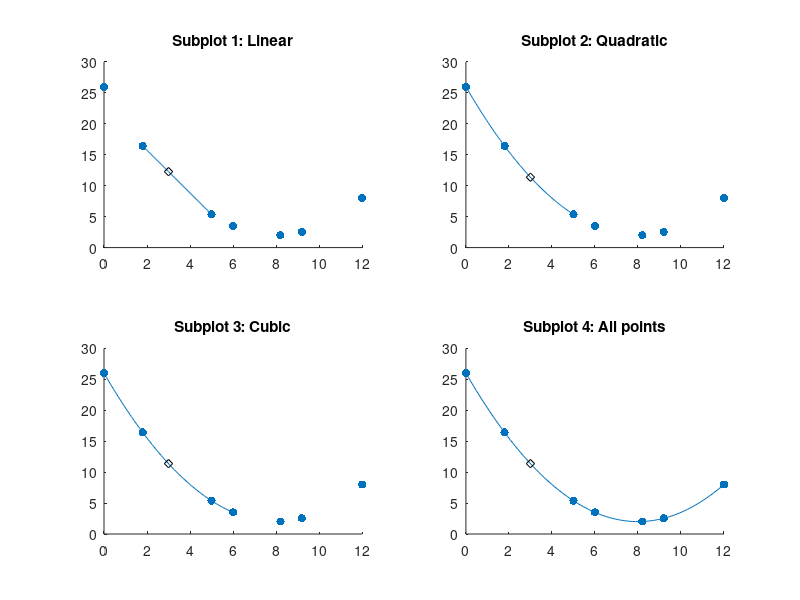

Reproduce this figure in MATLAB.
% 1 4 5 7 8 -Done- -> 2/3
%{
Find an interpolating polynomial using matrices to 
determine y at x = 3. Try linear,quadratic, and cubic 
polynomials between appropriate data points first, 
then try apolynomial that interpolates the entire 
data set. Make one plot with the data alongwith the 
4 interpolating polynomials, then another plot with 
degree of interpolatingpolynomial on the horizontal axis 
and the estimated value of y at x = 3 on thevertical axis.
%}
clear;clc;
x = [0 1.8 5 6 8.2 9.2 12];
y = [26 16.415 5.375 3.5 2.015 2.54 8];  
clf;

%Linear : 2 unknowns : p1x + p2
Alinear = x(2:3)';
xx = linspace(min(Alinear), max(Alinear));
Alinear = [Alinear'; 1 1]';
Blinear = y(2:3)';
plinear = Alinear\Blinear;
y_ans_linear = polyval(plinear, 3);
subplot(2,2,1);
hold on;
scatter(x, y, 'filled');
plot(xx, polyval(plinear, xx));
plot(3, y_ans_linear, 'dk');
title('Subplot 1: Linear')

%Quadratic : 3 unknowns : p1x^2 + p2x + p3
Aquad = x(1:3)';
xx = linspace (min(Aquad), max(Aquad));
Aquad = [(Aquad.^2)';Aquad'; 1 1 1]';
%or Aquad = [Aquad.^2 Aquad ones(3,1)]
Bquad = y(1:3)';
pquad = Aquad\Bquad;
y_ans_quad = polyval(pquad, 3);
subplot(2,2,2);
hold on;
scatter(x, y, 'filled');
plot(xx, polyval(pquad, xx));
plot(3, y_ans_quad, 'dk');
title('Subplot 2: Quadratic')

%Cubic : 4 unknowns : p1x^3 + p2x^2 + p3x + p4
Acub = x(1:4)';
xx = linspace (min(Acub), max(Acub));
Acub = [Acub.^3 Acub.^2 Acub ones(4,1)];
Bcub = y(1:4)';
pcub = Acub\Bcub;
y_ans_cub = polyval(pcub, 3);
subplot(2,2,3);
hold on;
scatter(x, y, 'filled');
plot(xx, polyval(pcub, xx));
plot(3, y_ans_cub, 'dk');
title('Subplot 3: Cubic')

%All dataset : degree of 6 (n-1):  
Aall = x(1:end)';
xx = linspace(min(Aall), max(Aall));
xsize = max(size(x));
Aall = [Aall.^(xsize-1) Aall.^(xsize-2) Aall.^(xsize-3) Aall.^(xsize-4) Aall.^(xsize-5) Aall ones(7,1)];
Ball = y(1:end)';
pall = Aall\Ball;
y_ans_all = polyval(pall, 3);
subplot(2,2,4);
hold on;
scatter(x, y, 'filled');
plot(xx, polyval(pall, xx));
plot(3, y_ans_all, 'dk');
title('Subplot 4: All points')